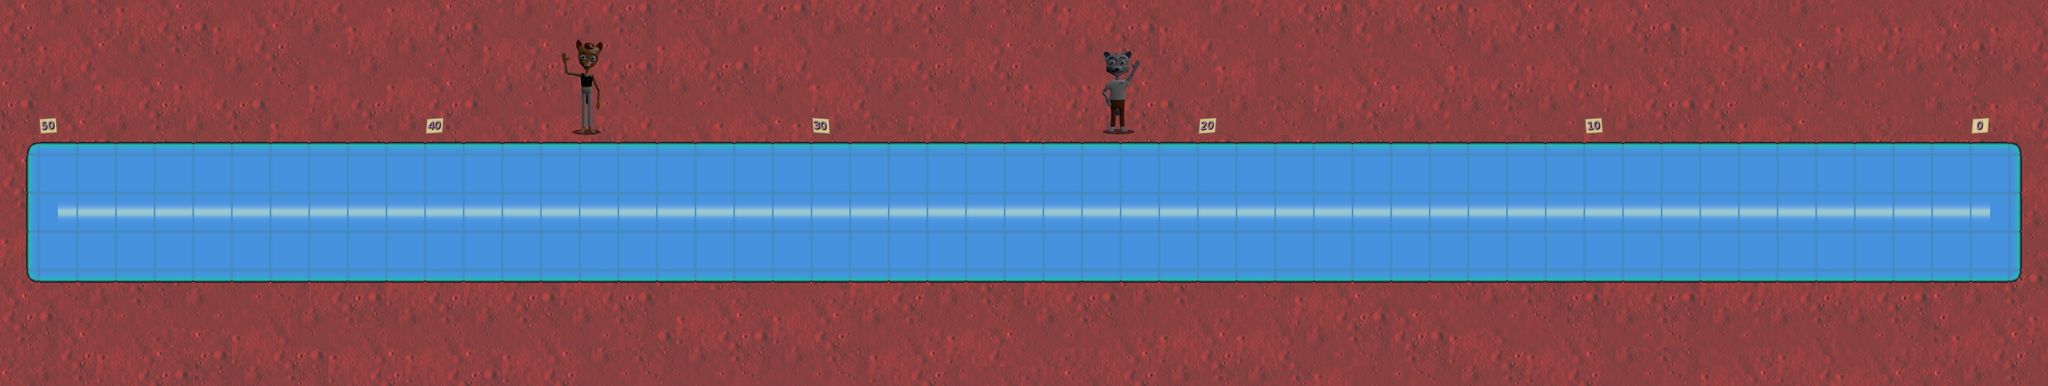

This is a level from a 2D game, rendered from its Tiled map with the project's own tilesets. A one-line summary and the map file follow, with tile-layer data summarised:
An orthogonal 106x20 tile map with 32x32 px tiles, 2 tile layers (Fondo, Ruta), 4 tilesets and 3 objects (mainPlayer).

<map version="1.0" tiledversion="1.0.2" orientation="orthogonal" renderorder="right-down" width="106" height="20" tilewidth="32" tileheight="32" nextobjectid="24">
 <tileset firstgid="1" name="Marte" tilewidth="32" tileheight="32" tilecount="25" columns="5">
  <image source="../../img/sprite/marte.png" width="160" height="160" />
 </tileset>
 <tileset firstgid="26" name="RutaEspacial" tilewidth="32" tileheight="32" tilecount="36" columns="6">
  <image source="../../img/sprite/spaceroute.png" width="192" height="192" />
 </tileset>
 <tileset firstgid="62" name="Tina" tilewidth="32" tileheight="32" tilecount="15" columns="3">
  <image source="../../img/sprite/tina.png" trans="ff00ff" width="96" height="160" />
 </tileset>
 <tileset firstgid="77" name="clemen" tilewidth="32" tileheight="32" tilecount="10" columns="2">
  <image source="../../img/sprite/clemen.png" trans="ff00ff" width="64" height="160" />
 </tileset>
 <layer name="Fondo" width="106" height="20">
  <data>[2120 cells, 1900 non-empty, 25 distinct tile ids]</data>
 </layer>
 <layer name="Ruta" width="106" height="20">
  <data>[2120 cells, 863 non-empty, 51 distinct tile ids]</data>
 </layer>
 <objectgroup name="collision">
  <object id="3" x="-6.4848" y="467.454" width="3403.15" height="175.879" />
  <object id="11" x="-9" y="-5" width="3405.33" height="241.061" />
 </objectgroup>
 <objectgroup name="Entities">
  <object id="12" name="mainPlayer" x="96.034" y="352.113" width="50" height="50">
   <properties>
    <property name="frameheight" value="50" />
    <property name="framewidth" value="50" />
    <property name="image" value="robot50" />
    <property name="spritelength" value="45" />
    <property name="spritewidth" value="45" />
   </properties>
  </object>
 </objectgroup>
</map>
